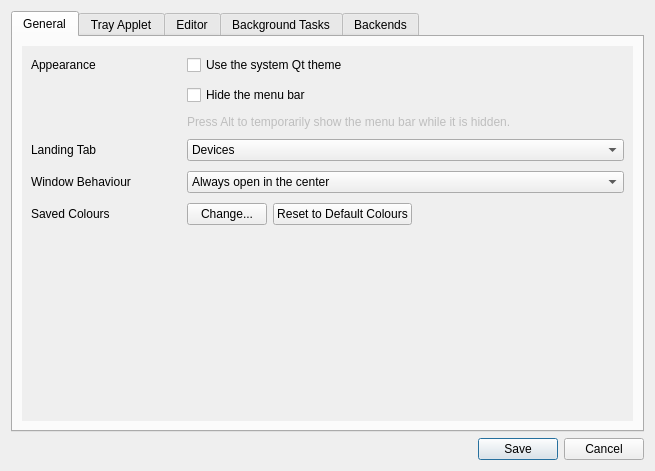
<?xml version="1.0" encoding="UTF-8"?>
<ui version="4.0">
 <class>Dialog</class>
 <widget class="QDialog" name="Dialog">
  <property name="windowModality">
   <enum>Qt::ApplicationModal</enum>
  </property>
  <property name="geometry">
   <rect>
    <x>0</x>
    <y>0</y>
    <width>655</width>
    <height>471</height>
   </rect>
  </property>
  <property name="minimumSize">
   <size>
    <width>600</width>
    <height>300</height>
   </size>
  </property>
  <property name="windowTitle">
   <string>Preferences</string>
  </property>
  <property name="modal">
   <bool>true</bool>
  </property>
  <layout class="QVBoxLayout" name="verticalLayout">
   <item>
    <widget class="QTabWidget" name="PreferencesTabs">
     <property name="tabPosition">
      <enum>QTabWidget::North</enum>
     </property>
     <property name="currentIndex">
      <number>0</number>
     </property>
     <widget class="QWidget" name="general">
      <attribute name="title">
       <string>General</string>
      </attribute>
      <layout class="QVBoxLayout" name="verticalLayout_2">
       <item>
        <widget class="QScrollArea" name="GeneralScrollArea">
         <property name="frameShape">
          <enum>QFrame::NoFrame</enum>
         </property>
         <property name="frameShadow">
          <enum>QFrame::Plain</enum>
         </property>
         <property name="horizontalScrollBarPolicy">
          <enum>Qt::ScrollBarAlwaysOff</enum>
         </property>
         <property name="widgetResizable">
          <bool>true</bool>
         </property>
         <widget class="QWidget" name="GeneralContents">
          <property name="geometry">
           <rect>
            <x>0</x>
            <y>0</y>
            <width>623</width>
            <height>370</height>
           </rect>
          </property>
          <layout class="QFormLayout" name="formLayout">
           <property name="verticalSpacing">
            <number>10</number>
           </property>
           <item row="0" column="0">
            <widget class="QLabel" name="AppearanceLabel">
             <property name="minimumSize">
              <size>
               <width>150</width>
               <height>0</height>
              </size>
             </property>
             <property name="text">
              <string>Appearance</string>
             </property>
            </widget>
           </item>
           <item row="0" column="1">
            <widget class="QCheckBox" name="UseSystemQtTheme">
             <property name="text">
              <string>Use the system Qt theme</string>
             </property>
            </widget>
           </item>
           <item row="1" column="1">
            <widget class="QCheckBox" name="AlwaysHideMenuBar">
             <property name="text">
              <string>Hide the menu bar</string>
             </property>
            </widget>
           </item>
           <item row="2" column="1">
            <widget class="QLabel" name="AlwaysHideMenuBarTip">
             <property name="enabled">
              <bool>false</bool>
             </property>
             <property name="text">
              <string>Press Alt to temporarily show the menu bar while it is hidden.</string>
             </property>
             <property name="alignment">
              <set>Qt::AlignLeading|Qt::AlignLeft|Qt::AlignTop</set>
             </property>
            </widget>
           </item>
           <item row="3" column="0">
            <widget class="QLabel" name="LandingTabLabel">
             <property name="minimumSize">
              <size>
               <width>150</width>
               <height>0</height>
              </size>
             </property>
             <property name="text">
              <string>Landing Tab</string>
             </property>
            </widget>
           </item>
           <item row="3" column="1">
            <widget class="QComboBox" name="LandingTabCombo">
             <item>
              <property name="text">
               <string>Devices</string>
              </property>
              <property name="icon">
               <iconset>
                <normaloff>../img/general/devices.svg</normaloff>../img/general/devices.svg</iconset>
              </property>
             </item>
             <item>
              <property name="text">
               <string>Effects</string>
              </property>
              <property name="icon">
               <iconset>
                <normaloff>../img/general/effects.svg</normaloff>../img/general/effects.svg</iconset>
              </property>
             </item>
             <item>
              <property name="text">
               <string>Presets</string>
              </property>
              <property name="icon">
               <iconset>
                <normaloff>../img/general/presets.svg</normaloff>../img/general/presets.svg</iconset>
              </property>
             </item>
             <item>
              <property name="text">
               <string>Triggers</string>
              </property>
              <property name="icon">
               <iconset>
                <normaloff>../img/general/triggers.svg</normaloff>../img/general/triggers.svg</iconset>
              </property>
             </item>
            </widget>
           </item>
           <item row="4" column="0">
            <widget class="QLabel" name="WindowBehaviourLabel">
             <property name="minimumSize">
              <size>
               <width>150</width>
               <height>0</height>
              </size>
             </property>
             <property name="text">
              <string>Window Behaviour</string>
             </property>
            </widget>
           </item>
           <item row="4" column="1">
            <widget class="QComboBox" name="WindowBehaviourCombo">
             <item>
              <property name="text">
               <string>Always open in the center</string>
              </property>
             </item>
             <item>
              <property name="text">
               <string>Remember last position and size</string>
              </property>
             </item>
             <item>
              <property name="text">
               <string>Let the window manager decide</string>
              </property>
             </item>
            </widget>
           </item>
           <item row="6" column="0">
            <widget class="QLabel" name="SavedColoursLabel">
             <property name="minimumSize">
              <size>
               <width>150</width>
               <height>0</height>
              </size>
             </property>
             <property name="text">
              <string>Saved Colours</string>
             </property>
            </widget>
           </item>
           <item row="7" column="1">
            <widget class="QWidget" name="AutoStartGroup" native="true">
             <layout class="QHBoxLayout" name="horizontalLayout_6">
              <property name="leftMargin">
               <number>0</number>
              </property>
              <property name="topMargin">
               <number>0</number>
              </property>
              <property name="rightMargin">
               <number>0</number>
              </property>
              <property name="bottomMargin">
               <number>0</number>
              </property>
             </layout>
            </widget>
           </item>
           <item row="6" column="1">
            <widget class="QWidget" name="SavedColoursGroup" native="true">
             <property name="minimumSize">
              <size>
               <width>150</width>
               <height>0</height>
              </size>
             </property>
             <layout class="QHBoxLayout" name="horizontalLayout_7">
              <property name="leftMargin">
               <number>0</number>
              </property>
              <property name="topMargin">
               <number>0</number>
              </property>
              <property name="rightMargin">
               <number>0</number>
              </property>
              <property name="bottomMargin">
               <number>0</number>
              </property>
              <item>
               <widget class="QPushButton" name="SavedColoursButton">
                <property name="text">
                 <string>Change...</string>
                </property>
                <property name="icon">
                 <iconset theme="document-edit"/>
                </property>
               </widget>
              </item>
              <item>
               <widget class="QPushButton" name="SavedColoursReset">
                <property name="text">
                 <string>Reset to Default Colours</string>
                </property>
                <property name="icon">
                 <iconset theme="document-revert"/>
                </property>
               </widget>
              </item>
              <item>
               <spacer name="horizontalSpacer_4">
                <property name="orientation">
                 <enum>Qt::Horizontal</enum>
                </property>
                <property name="sizeHint" stdset="0">
                 <size>
                  <width>40</width>
                  <height>20</height>
                 </size>
                </property>
               </spacer>
              </item>
             </layout>
            </widget>
           </item>
          </layout>
         </widget>
        </widget>
       </item>
      </layout>
     </widget>
     <widget class="QWidget" name="tray">
      <attribute name="title">
       <string>Tray Applet</string>
      </attribute>
      <layout class="QVBoxLayout" name="verticalLayout_3">
       <item>
        <widget class="QScrollArea" name="TrayScrollArea">
         <property name="frameShape">
          <enum>QFrame::NoFrame</enum>
         </property>
         <property name="frameShadow">
          <enum>QFrame::Plain</enum>
         </property>
         <property name="widgetResizable">
          <bool>true</bool>
         </property>
         <widget class="QWidget" name="TrayContents">
          <property name="geometry">
           <rect>
            <x>0</x>
            <y>0</y>
            <width>623</width>
            <height>370</height>
           </rect>
          </property>
          <layout class="QFormLayout" name="formLayout_2">
           <property name="verticalSpacing">
            <number>10</number>
           </property>
           <item row="0" column="0">
            <widget class="QLabel" name="TrayAutoStartLabel">
             <property name="minimumSize">
              <size>
               <width>150</width>
               <height>0</height>
              </size>
             </property>
             <property name="text">
              <string>Behaviour</string>
             </property>
            </widget>
           </item>
           <item row="0" column="1">
            <widget class="QCheckBox" name="TrayAutoStart">
             <property name="text">
              <string>Start the tray applet when I log on</string>
             </property>
            </widget>
           </item>
           <item row="1" column="0">
            <widget class="QLabel" name="TrayModeLabel">
             <property name="minimumSize">
              <size>
               <width>150</width>
               <height>0</height>
              </size>
             </property>
             <property name="text">
              <string>Applet Type</string>
             </property>
            </widget>
           </item>
           <item row="1" column="1">
            <widget class="QComboBox" name="TrayModeCombo">
             <item>
              <property name="text">
               <string>Use Default (AppIndicator3)</string>
              </property>
             </item>
             <item>
              <property name="text">
               <string>AppIndicator3</string>
              </property>
             </item>
             <item>
              <property name="text">
               <string>GTK Status Icon (Legacy)</string>
              </property>
             </item>
            </widget>
           </item>
           <item row="2" column="0">
            <widget class="QLabel" name="TrayIconLabel">
             <property name="minimumSize">
              <size>
               <width>150</width>
               <height>0</height>
              </size>
             </property>
             <property name="text">
              <string>Icon</string>
             </property>
            </widget>
           </item>
           <item row="2" column="1">
            <widget class="QLabel" name="TrayIconPLACEHOLDER">
             <property name="text">
              <string notr="true">(Icon Picker)</string>
             </property>
            </widget>
           </item>
           <item row="3" column="0">
            <widget class="QLabel" name="TrayDelayLabel">
             <property name="minimumSize">
              <size>
               <width>150</width>
               <height>0</height>
              </size>
             </property>
             <property name="text">
              <string>Autostart Delay</string>
             </property>
            </widget>
           </item>
           <item row="3" column="1">
            <widget class="QWidget" name="TrayDelayWidget" native="true">
             <property name="minimumSize">
              <size>
               <width>300</width>
               <height>0</height>
              </size>
             </property>
             <layout class="QVBoxLayout" name="verticalLayout_9">
              <property name="leftMargin">
               <number>0</number>
              </property>
              <property name="topMargin">
               <number>0</number>
              </property>
              <property name="rightMargin">
               <number>0</number>
              </property>
              <property name="bottomMargin">
               <number>0</number>
              </property>
              <item>
               <widget class="QSpinBox" name="TrayDelaySpinner">
                <property name="suffix">
                 <string> second(s)</string>
                </property>
                <property name="maximum">
                 <number>60</number>
                </property>
               </widget>
              </item>
              <item>
               <widget class="QLabel" name="TrayDelaySpinnerLabel">
                <property name="enabled">
                 <bool>false</bool>
                </property>
                <property name="minimumSize">
                 <size>
                  <width>450</width>
                  <height>50</height>
                 </size>
                </property>
                <property name="text">
                 <string>On some desktop environments, due to race conditions, it may be necessary to wait to properly load the applet's icon or device list.</string>
                </property>
                <property name="alignment">
                 <set>Qt::AlignLeading|Qt::AlignLeft|Qt::AlignTop</set>
                </property>
                <property name="wordWrap">
                 <bool>true</bool>
                </property>
               </widget>
              </item>
             </layout>
            </widget>
           </item>
          </layout>
         </widget>
        </widget>
       </item>
      </layout>
     </widget>
     <widget class="QWidget" name="effects">
      <attribute name="title">
       <string>Editor</string>
      </attribute>
      <layout class="QVBoxLayout" name="verticalLayout_4">
       <item>
        <widget class="QScrollArea" name="EffectsScrollArea">
         <property name="frameShape">
          <enum>QFrame::NoFrame</enum>
         </property>
         <property name="frameShadow">
          <enum>QFrame::Plain</enum>
         </property>
         <property name="widgetResizable">
          <bool>true</bool>
         </property>
         <widget class="QWidget" name="EffectsContents">
          <property name="geometry">
           <rect>
            <x>0</x>
            <y>0</y>
            <width>623</width>
            <height>370</height>
           </rect>
          </property>
          <layout class="QFormLayout" name="formLayout_3">
           <property name="verticalSpacing">
            <number>10</number>
           </property>
           <item row="0" column="0">
            <widget class="QLabel" name="LivePreviewLabel">
             <property name="minimumSize">
              <size>
               <width>150</width>
               <height>0</height>
              </size>
             </property>
             <property name="text">
              <string>Preview</string>
             </property>
            </widget>
           </item>
           <item row="0" column="1">
            <widget class="QCheckBox" name="LivePreview">
             <property name="text">
              <string>Show changes on the actual hardware</string>
             </property>
            </widget>
           </item>
          </layout>
         </widget>
        </widget>
       </item>
      </layout>
     </widget>
     <widget class="QWidget" name="tasks">
      <attribute name="title">
       <string>Background Tasks</string>
      </attribute>
      <layout class="QVBoxLayout" name="verticalLayout_5">
       <item>
        <widget class="QScrollArea" name="TasksScrollArea">
         <property name="frameShape">
          <enum>QFrame::NoFrame</enum>
         </property>
         <property name="frameShadow">
          <enum>QFrame::Plain</enum>
         </property>
         <property name="widgetResizable">
          <bool>true</bool>
         </property>
         <widget class="QWidget" name="TasksContents">
          <property name="geometry">
           <rect>
            <x>0</x>
            <y>0</y>
            <width>623</width>
            <height>370</height>
           </rect>
          </property>
          <layout class="QVBoxLayout" name="verticalLayout_7">
           <property name="spacing">
            <number>10</number>
           </property>
           <property name="topMargin">
            <number>8</number>
           </property>
           <item>
            <widget class="QLabel" name="StatusLabel">
             <property name="minimumSize">
              <size>
               <width>150</width>
               <height>0</height>
              </size>
             </property>
             <property name="text">
              <string>To provide features of this application, some additional processes are spawned.</string>
             </property>
            </widget>
           </item>
           <item>
            <widget class="QTreeWidget" name="TasksTree">
             <property name="editTriggers">
              <set>QAbstractItemView::NoEditTriggers</set>
             </property>
             <property name="rootIsDecorated">
              <bool>false</bool>
             </property>
             <property name="sortingEnabled">
              <bool>true</bool>
             </property>
             <column>
              <property name="text">
               <string>PID</string>
              </property>
             </column>
             <column>
              <property name="text">
               <string>Task</string>
              </property>
             </column>
             <column>
              <property name="text">
               <string>Device</string>
              </property>
             </column>
             <column>
              <property name="text">
               <string>Memory Usage</string>
              </property>
             </column>
             <item>
              <property name="text">
               <string notr="true">1054</string>
              </property>
              <property name="text">
               <string notr="true">Play software effect &quot;Untitled 1&quot;</string>
              </property>
              <property name="text">
               <string notr="true">Razer BlackWidow Chroma</string>
              </property>
              <property name="text">
               <string notr="true">32.6 MiB</string>
              </property>
             </item>
            </widget>
           </item>
           <item>
            <widget class="QWidget" name="TasksButtons" native="true">
             <layout class="QHBoxLayout" name="horizontalLayout_2">
              <property name="leftMargin">
               <number>0</number>
              </property>
              <property name="topMargin">
               <number>0</number>
              </property>
              <property name="rightMargin">
               <number>0</number>
              </property>
              <property name="bottomMargin">
               <number>0</number>
              </property>
              <item>
               <widget class="QPushButton" name="TasksRefresh">
                <property name="text">
                 <string>Refresh</string>
                </property>
                <property name="icon">
                 <iconset theme="view-refresh"/>
                </property>
               </widget>
              </item>
              <item>
               <spacer name="horizontalSpacer">
                <property name="orientation">
                 <enum>Qt::Horizontal</enum>
                </property>
                <property name="sizeHint" stdset="0">
                 <size>
                  <width>40</width>
                  <height>20</height>
                 </size>
                </property>
               </spacer>
              </item>
              <item>
               <widget class="QPushButton" name="TasksStopAll">
                <property name="text">
                 <string>Stop All</string>
                </property>
                <property name="icon">
                 <iconset theme="process-stop"/>
                </property>
               </widget>
              </item>
              <item>
               <widget class="QPushButton" name="TasksReload">
                <property name="text">
                 <string>Restart All</string>
                </property>
                <property name="icon">
                 <iconset theme="system-reboot"/>
                </property>
               </widget>
              </item>
             </layout>
            </widget>
           </item>
           <item>
            <widget class="QLabel" name="TasksMemoryCount">
             <property name="text">
              <string>Total Background Memory Usage: 0 MiB</string>
             </property>
            </widget>
           </item>
          </layout>
         </widget>
        </widget>
       </item>
      </layout>
     </widget>
     <widget class="QWidget" name="backend">
      <attribute name="title">
       <string>Backends</string>
      </attribute>
      <layout class="QVBoxLayout" name="verticalLayout_6">
       <item>
        <widget class="QScrollArea" name="BackendScrollArea">
         <property name="frameShape">
          <enum>QFrame::NoFrame</enum>
         </property>
         <property name="frameShadow">
          <enum>QFrame::Plain</enum>
         </property>
         <property name="horizontalScrollBarPolicy">
          <enum>Qt::ScrollBarAlwaysOff</enum>
         </property>
         <property name="widgetResizable">
          <bool>true</bool>
         </property>
         <widget class="QWidget" name="BackendContents">
          <property name="geometry">
           <rect>
            <x>0</x>
            <y>0</y>
            <width>623</width>
            <height>370</height>
           </rect>
          </property>
          <layout class="QFormLayout" name="formLayout_4">
           <property name="verticalSpacing">
            <number>10</number>
           </property>
           <item row="0" column="0">
            <widget class="QLabel" name="OpenRazerLabel">
             <property name="minimumSize">
              <size>
               <width>150</width>
               <height>0</height>
              </size>
             </property>
             <property name="text">
              <string>OpenRazer</string>
             </property>
             <property name="alignment">
              <set>Qt::AlignLeading|Qt::AlignLeft|Qt::AlignTop</set>
             </property>
            </widget>
           </item>
           <item row="0" column="1">
            <widget class="QWidget" name="OpenRazerWidget" native="true">
             <layout class="QVBoxLayout" name="verticalLayout_8">
              <property name="topMargin">
               <number>0</number>
              </property>
              <item>
               <widget class="QWidget" name="OpenRazerStatus" native="true">
                <layout class="QHBoxLayout" name="horizontalLayout_5">
                 <property name="leftMargin">
                  <number>0</number>
                 </property>
                 <property name="topMargin">
                  <number>0</number>
                 </property>
                 <property name="rightMargin">
                  <number>0</number>
                 </property>
                 <property name="bottomMargin">
                  <number>0</number>
                 </property>
                 <item>
                  <widget class="QLabel" name="Status_openrazer_icon">
                   <property name="minimumSize">
                    <size>
                     <width>24</width>
                     <height>24</height>
                    </size>
                   </property>
                   <property name="maximumSize">
                    <size>
                     <width>24</width>
                     <height>24</height>
                    </size>
                   </property>
                   <property name="baseSize">
                    <size>
                     <width>24</width>
                     <height>24</height>
                    </size>
                   </property>
                   <property name="scaledContents">
                    <bool>true</bool>
                   </property>
                  </widget>
                 </item>
                 <item>
                  <widget class="QLabel" name="Status_openrazer_label">
                   <property name="minimumSize">
                    <size>
                     <width>0</width>
                     <height>25</height>
                    </size>
                   </property>
                   <property name="text">
                    <string notr="true">(Status)</string>
                   </property>
                   <property name="alignment">
                    <set>Qt::AlignLeading|Qt::AlignLeft|Qt::AlignVCenter</set>
                   </property>
                  </widget>
                 </item>
                </layout>
               </widget>
              </item>
              <item>
               <widget class="QWidget" name="OpenRazerButtons2" native="true">
                <layout class="QHBoxLayout" name="horizontalLayout_4">
                 <property name="leftMargin">
                  <number>0</number>
                 </property>
                 <property name="topMargin">
                  <number>0</number>
                 </property>
                 <property name="rightMargin">
                  <number>0</number>
                 </property>
                 <property name="bottomMargin">
                  <number>0</number>
                 </property>
                 <item>
                  <widget class="QPushButton" name="OpenRazerSettings">
                   <property name="text">
                    <string>Configure</string>
                   </property>
                   <property name="icon">
                    <iconset theme="configure"/>
                   </property>
                  </widget>
                 </item>
                 <item>
                  <widget class="QPushButton" name="OpenRazerAbout">
                   <property name="text">
                    <string>About</string>
                   </property>
                   <property name="icon">
                    <iconset>
                     <normaloff>../img/logo/openrazer.svg</normaloff>../img/logo/openrazer.svg</iconset>
                   </property>
                  </widget>
                 </item>
                 <item>
                  <widget class="QPushButton" name="OpenRazerTroubleshoot">
                   <property name="text">
                    <string>Troubleshoot...</string>
                   </property>
                   <property name="icon">
                    <iconset theme="tools"/>
                   </property>
                  </widget>
                 </item>
                 <item>
                  <spacer name="horizontalSpacer_2">
                   <property name="orientation">
                    <enum>Qt::Horizontal</enum>
                   </property>
                   <property name="sizeHint" stdset="0">
                    <size>
                     <width>40</width>
                     <height>20</height>
                    </size>
                   </property>
                  </spacer>
                 </item>
                </layout>
               </widget>
              </item>
              <item>
               <widget class="QWidget" name="OpenRazerButtons1" native="true">
                <layout class="QHBoxLayout" name="horizontalLayout_3">
                 <property name="leftMargin">
                  <number>0</number>
                 </property>
                 <property name="topMargin">
                  <number>0</number>
                 </property>
                 <property name="rightMargin">
                  <number>0</number>
                 </property>
                 <property name="bottomMargin">
                  <number>0</number>
                 </property>
                 <item>
                  <widget class="QPushButton" name="OpenRazerOpenLog">
                   <property name="text">
                    <string>Open Log...</string>
                   </property>
                   <property name="icon">
                    <iconset theme="folder"/>
                   </property>
                  </widget>
                 </item>
                 <item>
                  <widget class="QPushButton" name="OpenRazerRestartDaemon">
                   <property name="text">
                    <string>Restart Daemon</string>
                   </property>
                   <property name="icon">
                    <iconset theme="view-refresh"/>
                   </property>
                  </widget>
                 </item>
                 <item>
                  <spacer name="horizontalSpacer_3">
                   <property name="orientation">
                    <enum>Qt::Horizontal</enum>
                   </property>
                   <property name="sizeHint" stdset="0">
                    <size>
                     <width>40</width>
                     <height>20</height>
                    </size>
                   </property>
                  </spacer>
                 </item>
                </layout>
               </widget>
              </item>
             </layout>
            </widget>
           </item>
          </layout>
         </widget>
        </widget>
       </item>
      </layout>
     </widget>
    </widget>
   </item>
   <item>
    <widget class="QWidget" name="ButtonsContainer" native="true">
     <layout class="QHBoxLayout" name="horizontalLayout">
      <property name="leftMargin">
       <number>0</number>
      </property>
      <property name="topMargin">
       <number>0</number>
      </property>
      <property name="rightMargin">
       <number>0</number>
      </property>
      <property name="bottomMargin">
       <number>0</number>
      </property>
      <item>
       <widget class="QDialogButtonBox" name="DialogButtons">
        <property name="standardButtons">
         <set>QDialogButtonBox::Cancel|QDialogButtonBox::Save</set>
        </property>
       </widget>
      </item>
     </layout>
    </widget>
   </item>
  </layout>
 </widget>
 <resources/>
 <connections>
  <connection>
   <sender>DialogButtons</sender>
   <signal>accepted()</signal>
   <receiver>Dialog</receiver>
   <slot>accept()</slot>
   <hints>
    <hint type="sourcelabel">
     <x>248</x>
     <y>254</y>
    </hint>
    <hint type="destinationlabel">
     <x>157</x>
     <y>274</y>
    </hint>
   </hints>
  </connection>
  <connection>
   <sender>DialogButtons</sender>
   <signal>rejected()</signal>
   <receiver>Dialog</receiver>
   <slot>reject()</slot>
   <hints>
    <hint type="sourcelabel">
     <x>316</x>
     <y>260</y>
    </hint>
    <hint type="destinationlabel">
     <x>286</x>
     <y>274</y>
    </hint>
   </hints>
  </connection>
 </connections>
</ui>
